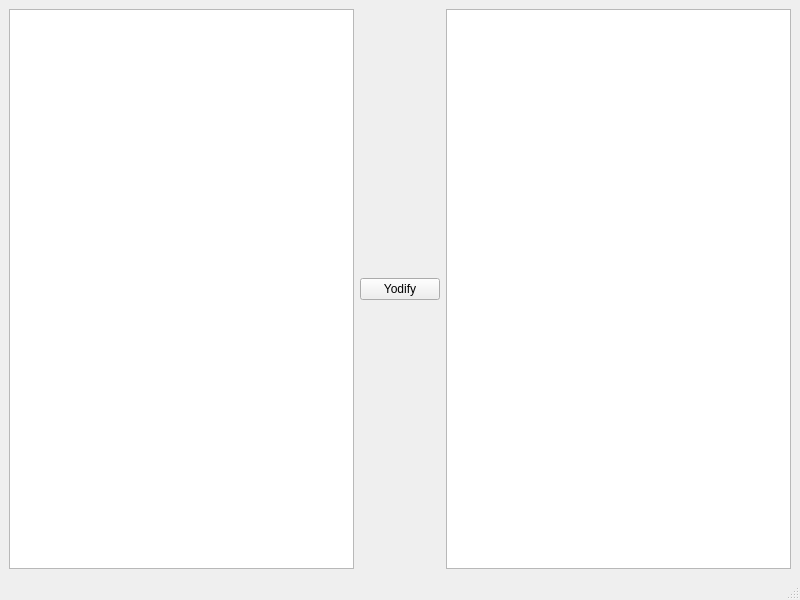
<?xml version="1.0" encoding="UTF-8"?>
<ui version="4.0">
 <class>MainWindow</class>
 <widget class="QMainWindow" name="MainWindow">
  <property name="geometry">
   <rect>
    <x>0</x>
    <y>0</y>
    <width>800</width>
    <height>600</height>
   </rect>
  </property>
  <property name="windowTitle">
   <string>Funny Translations</string>
  </property>
  <widget class="QWidget" name="centralwidget">
   <layout class="QGridLayout" name="gridLayout">
    <item row="0" column="0">
     <layout class="QHBoxLayout" name="horizontalLayout">
      <item>
       <widget class="QTextEdit" name="textEdit_source"/>
      </item>
      <item>
       <widget class="QPushButton" name="pushButton_translate">
        <property name="text">
         <string>Yodify</string>
        </property>
       </widget>
      </item>
      <item>
       <widget class="QTextEdit" name="textEdit_translated"/>
      </item>
     </layout>
    </item>
   </layout>
  </widget>
  <widget class="QMenuBar" name="menubar">
   <property name="geometry">
    <rect>
     <x>0</x>
     <y>0</y>
     <width>800</width>
     <height>30</height>
    </rect>
   </property>
  </widget>
  <widget class="QStatusBar" name="statusbar"/>
 </widget>
 <resources/>
 <connections/>
</ui>
